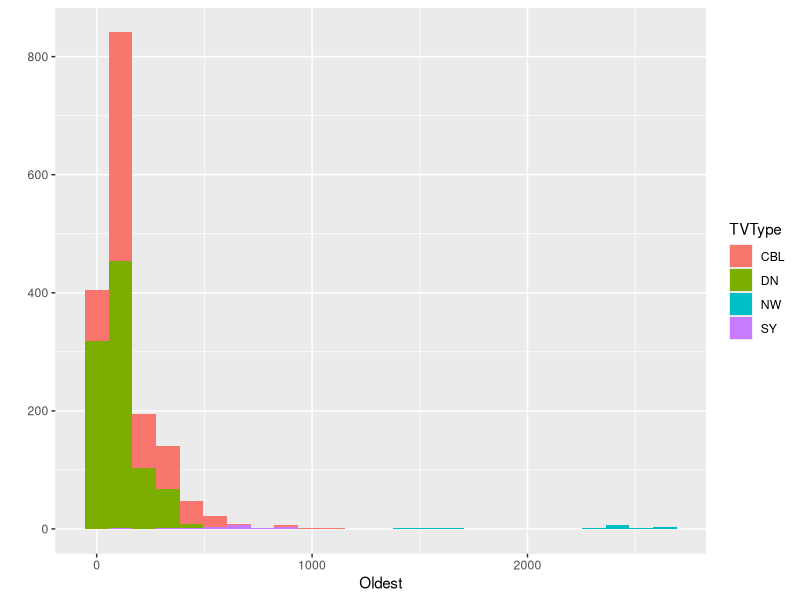
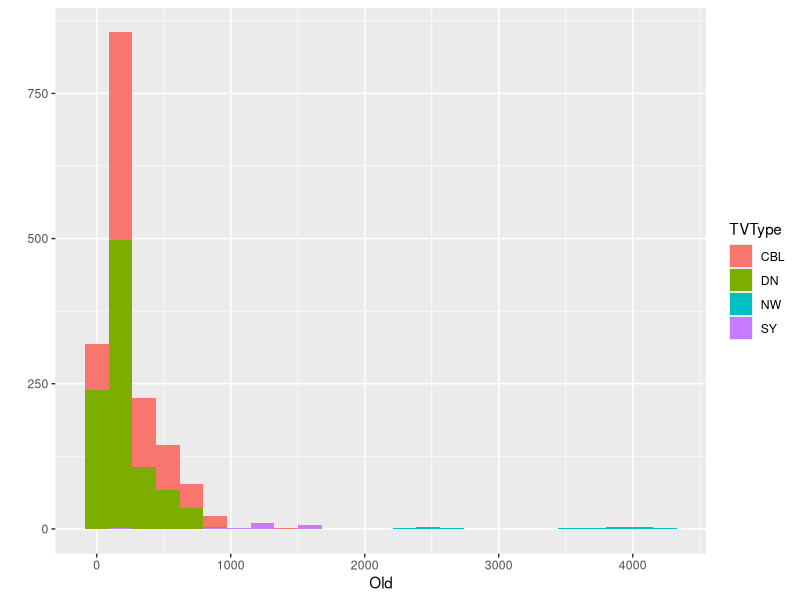
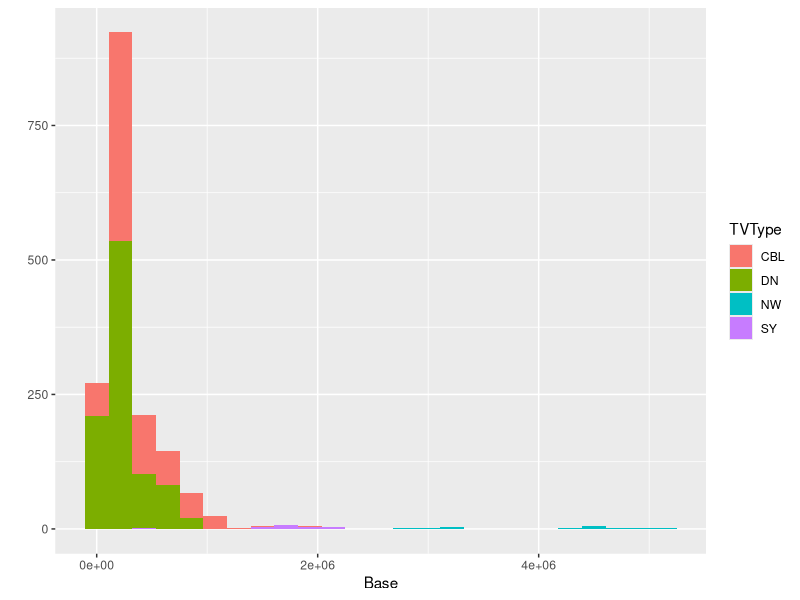
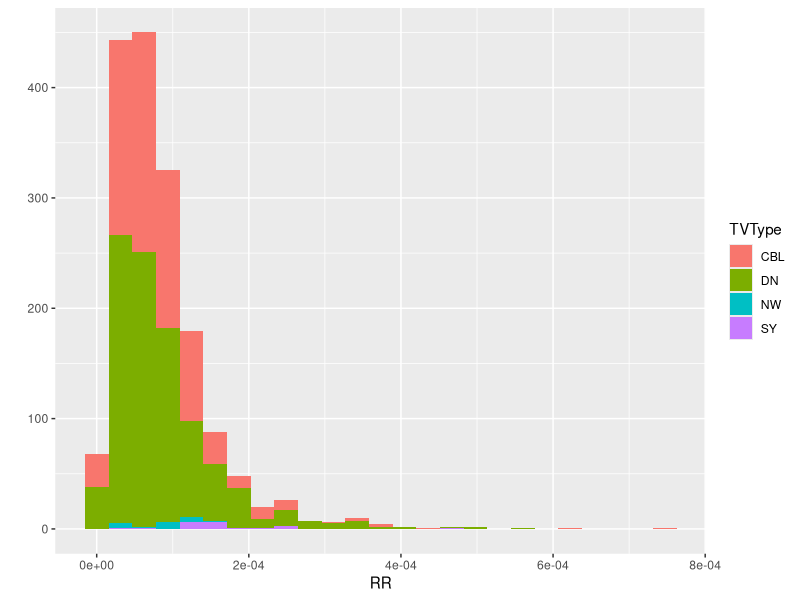
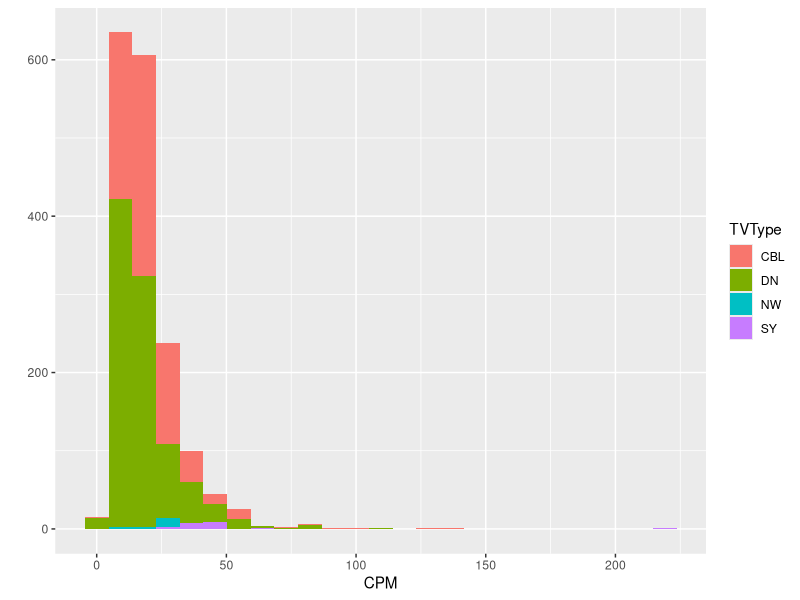
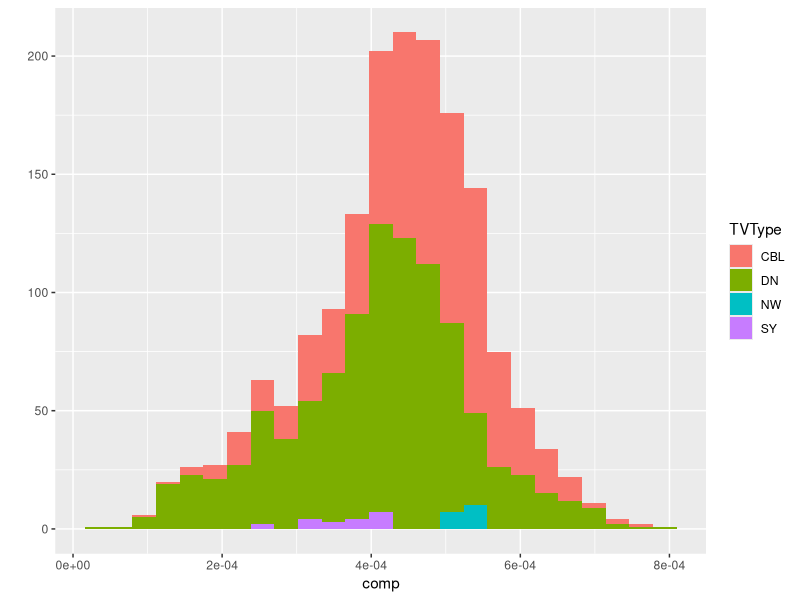
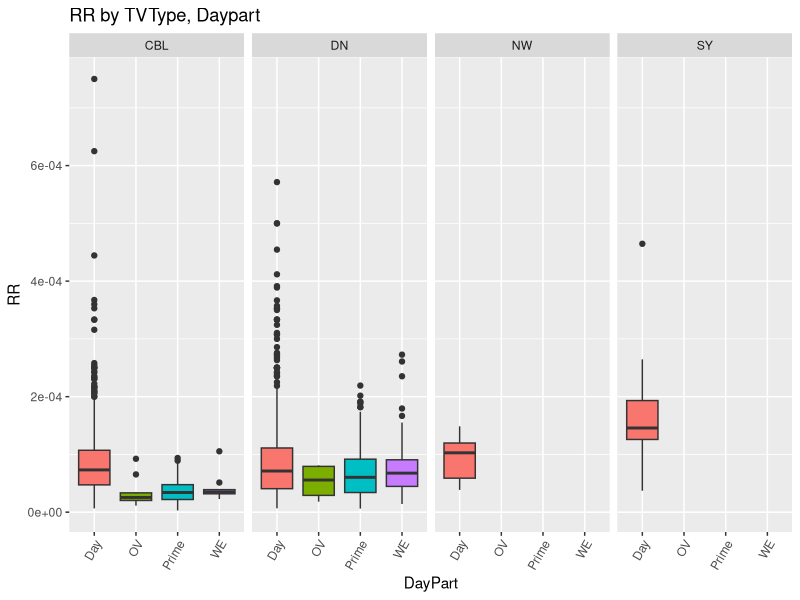
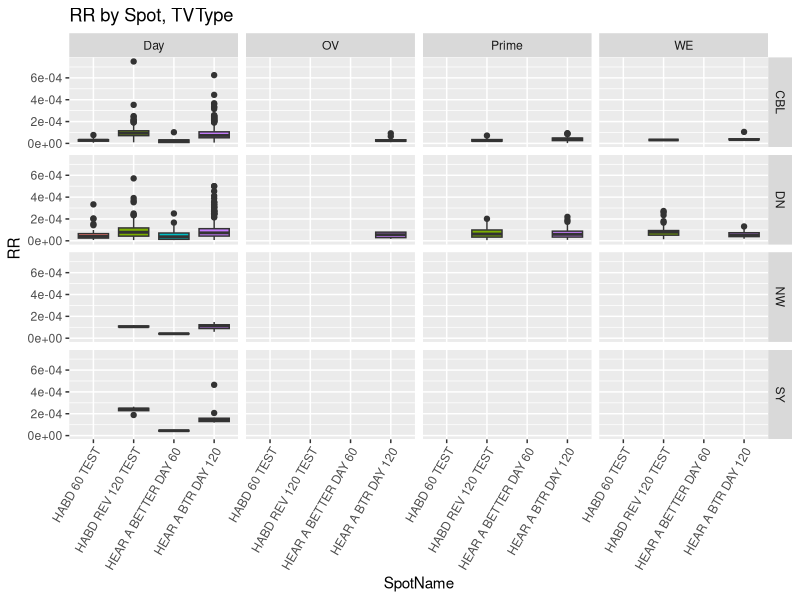

Source code (R) for these figures, in order:
# Miracle-Ear Response Rate

# Change to my code

library(ggplot2)
library(caret)
library(dplyr)
library(MASS)

# set up functions for RMSE and MAE

rmse<-function(error)
{
  sqrt(mean(error^2))
}

mae<-function(error)
{
  mean(abs(error))
}

## Get Data

# setwd("H:/direct_r/Miracle-Ear/Analytics/Funnel Analysis August 2017/M-ERR")

rrd<-read.csv("./ResponseRate.csv")


# create a vector of records with no NAs

completes<-complete.cases(rrd)

# drop NAs

rrd<-rrd[completes,]

# drop spots with $0 cost

rrd<-subset(rrd, rrd$SpotCost>0)

# convert some integers to factors

rrd$DayPart<-factor(rrd$DayPart)
rrd$Length<-factor(rrd$Length)

# convert spots with zero leads to small non-zero number

#zero<-sum(rrd$Leads==0)
#newlead<-1/zero
#rrd<-mutate(rrd, Leads = ifelse(test=Leads==0, yes=newlead, no=Leads))
#rrd$Leads<-as.numeric(format(round(rrd$Leads, 2), nsmall = 2))

# Drop spots with 0 leads

rrd<-subset(rrd, rrd$Leads>0)

# Change all syndication to DayPart=2
rrd<-mutate(rrd, DayPart = ifelse(test=TVType=="SY", yes="2", no=DayPart))

# Consolidate Dayparts
rrd<-mutate(rrd, DayPart = ifelse(test=DayPart=="1", yes="2", no=DayPart))
rrd<-mutate(rrd, DayPart = ifelse(test=DayPart=="3", yes="2", no=DayPart))
rrd<-mutate(rrd, DayPart = ifelse(test=DayPart=="6", yes="5", no=DayPart))
rrd<-mutate(rrd, DayPart = ifelse(test=DayPart=="2", yes="Day", no=DayPart))
rrd<-mutate(rrd, DayPart = ifelse(test=DayPart=="4", yes="Prime", no=DayPart))
rrd<-mutate(rrd, DayPart = ifelse(test=DayPart=="5", yes="OV", no=DayPart))
rrd<-mutate(rrd, DayPart = ifelse(test=DayPart=="7", yes="WE", no=DayPart))

# Create RR field, a CPM field and comp field (response rate, CPM and composition)

rrd$RR<-rrd$Leads/(rrd$Oldest*1000)
rrd$CPM<-rrd$SpotCost/rrd$Oldest
rrd$comp<-rrd$Oldest/rrd$Base

# Drop columns we don't need
rrd$Program<-NULL
rrd$Length<-NULL
rrd$Source<-NULL
rrd$SpotCost<-NULL
rrd$Calls<-NULL
rrd$Leads<-NULL

write.csv(rrd, "./mlrrd.csv")

# Plots

qplot(Oldest, data=rrd, fill=TVType, bins=25)
qplot(Old, data=rrd, fill=TVType, bins=25)
qplot(Base, data=rrd, fill=TVType, bins=25)
qplot(RR, data=rrd, fill=TVType, bins=25)
qplot(CPM, data=rrd, fill=TVType, bins=25)
qplot(comp, data=rrd, fill=TVType, bins=25)

# No numeric variables have normal distribution - convert to log values

# rrd$Oldest<-log(rrd$Oldest)
# $rrd$Old<-log(rrd$Old)
# rrd$Base<-log(rrd$Base)
# rrd$RR<-log(rrd$RR)
# rrd$CPM<-log(rrd$CPM)
# rrd$comp<-log(rrd$comp)

# Tried the log transform, got better results with values as-is

# Re-plot to see impact of log transformations

# qplot(Oldest, data=rrd, fill=TVType, bins=25)
# qplot(Old, data=rrd, fill=TVType, bins=25)
# qplot(Base, data=rrd, fill=TVType, bins=25)
# qplot(RR, data=rrd, fill=TVType, bins=25)
# qplot(CPM, data=rrd, fill=TVType, bins=25)
# qplot(comp, data=rrd, fill=TVType, bins=25)


# Boxplots to see relationships

p1<-ggplot(rrd, aes(x=DayPart, y=RR, fill=DayPart))+geom_boxplot()+ggtitle("RR by TVType, Daypart")+facet_grid(.~TVType)+theme(legend.position = "none", axis.text.x = element_text(angle = 60,hjust = 1))

p1

p2<-ggplot(rrd, aes(x=SpotName, y=RR, fill=SpotName))+geom_boxplot()+ggtitle("RR by Spot, TVType")+facet_grid(TVType~DayPart)+theme(legend.position = "none", axis.text.x = element_text(angle = 60,hjust = 1))

p2

p3<-ggplot(rrd, aes(x=ProgramType, y=RR, fill=ProgramType))+geom_boxplot()+ggtitle("RR by ProgramType, TVType")+facet_grid(.~TVType)+theme(legend.position = "none", axis.text.x = element_text(angle = 60,hjust = 1))

p3

# Split data into training and testing sets

set.seed(1234)

inTrain<-createDataPartition(y=rrd$RR, p=.8, list=F, times=1)
rrtrn<-rrd[inTrain,]
rrtst<-rrd[-inTrain,]

sum(rrtrn$TVType=="SY")
sum(rrtrn$TVType=="NW")
sum(rrtst$TVType=="SY")
sum(rrtst$TVType=="NW")


# Step-wise linear model to see what we get......

 fit<-lm(RR~., data=rrtrn)
 step<-stepAIC(fit, direction = "both")
 step$anova

# turn off scientific notation
options(scipen = 999)

m1<-lm(RR ~ Month+DayPart+SpotName+Oldest+Old+Base+CPM+comp, data=rrtrn)
summary(m1)

e<-rrtrn$RR-m1$fitted.values

rmse(e)
mae(e)

# plot our model estimates vs. actuals

actual<-rrtrn$RR

fitted<-m1$fitted.values

# Separate numeric and factor variables from rrtrn
nums<-sapply(rrtrn, is.numeric)
numerics<-rrtrn[, nums]
factors<-rrtrn[, !nums]

results<-as.data.frame(cbind(actual, fitted, factors))

results$diff<-results$actual-results$fitted

View(results)

p4<-ggplot(results, aes(x=SpotName, y=diff, fill=TVType))+geom_boxplot()+ggtitle("Error by Spot, TVType")+facet_grid(.~TVType)+theme(legend.position = "none", axis.text.x = element_text(angle = 60,hjust = 1))

p4

p5<-ggplot(results, aes(x=ProgramType, y=diff, fill=ProgramType))+geom_boxplot()+ggtitle("Error by Program, TVType")+facet_grid(.~TVType)+theme(legend.position = "none", axis.text.x = element_text(angle = 60,hjust = 1))

p5



# Predict test with regression model

pred1<-predict(m1, rrtst)

pe<-rrtst$RR-pred1

rmse(pe)
mae(pe)

# Compare model to just using an average

avgpred<-mean(rrtst$RR)
avpe<-rrtst$RR-avgpred

rmse(avpe)
mae(avpe)

# plot our model predictions vs. actuals

actualp<-rrtst$RR

fitted<-pred1

# Separate numeric and factor variables from rrtrn
nums<-sapply(rrtst, is.numeric)
numerics<-rrtst[, nums]
factors<-rrtst[, !nums]

results1<-as.data.frame(cbind(actualp, fitted, factors))

results1$diff<-results1$actual-results1$fitted

View(results1)

p6<-ggplot(results1, aes(x=SpotName, y=diff, fill=TVType))+geom_boxplot()+ggtitle("Error by Spot, TVType")+facet_grid(.~TVType)+theme(legend.position = "none", axis.text.x = element_text(angle = 60,hjust = 1))

p6

p7<-ggplot(results1, aes(x=ProgramType, y=diff, fill=ProgramType))+geom_boxplot()+ggtitle("Error by Program, TVType")+facet_grid(.~TVType)+theme(legend.position = "none", axis.text.x = element_text(angle = 60,hjust = 1))

p7